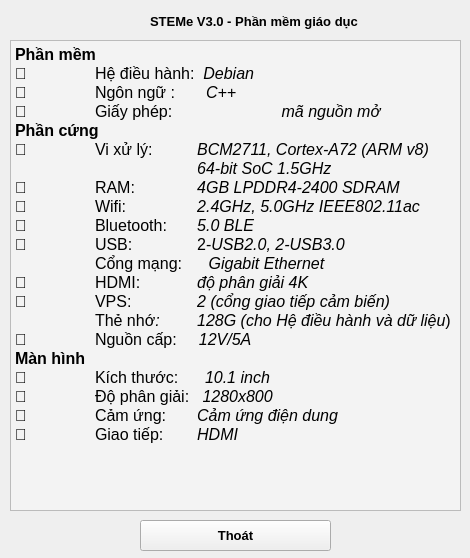
<?xml version="1.0" encoding="UTF-8"?>
<ui version="4.0">
 <class>AboutSteme</class>
 <widget class="QMainWindow" name="AboutSteme">
  <property name="geometry">
   <rect>
    <x>0</x>
    <y>0</y>
    <width>470</width>
    <height>558</height>
   </rect>
  </property>
  <property name="font">
   <font>
    <pointsize>10</pointsize>
    <bold>true</bold>
   </font>
  </property>
  <property name="windowTitle">
   <string>About</string>
  </property>
  <property name="windowIcon">
   <iconset resource="image.qrc">
    <normaloff>:/image/STEMe_Logo.png</normaloff>:/image/STEMe_Logo.png</iconset>
  </property>
  <widget class="QWidget" name="centralwidget">
   <widget class="QPushButton" name="pushButton_Loggout_2">
    <property name="geometry">
     <rect>
      <x>2</x>
      <y>10</y>
      <width>141</width>
      <height>20</height>
     </rect>
    </property>
    <property name="font">
     <font>
      <bold>true</bold>
     </font>
    </property>
    <property name="autoFillBackground">
     <bool>false</bool>
    </property>
    <property name="styleSheet">
     <string notr="true">border: none;
color: rgb(255, 255, 255);</string>
    </property>
    <property name="text">
     <string/>
    </property>
    <property name="icon">
     <iconset resource="image.qrc">
      <normaloff>:/image/STEMe_Logo.png</normaloff>:/image/STEMe_Logo.png</iconset>
    </property>
    <property name="iconSize">
     <size>
      <width>150</width>
      <height>25</height>
     </size>
    </property>
    <property name="autoDefault">
     <bool>true</bool>
    </property>
    <property name="default">
     <bool>false</bool>
    </property>
   </widget>
   <widget class="QLabel" name="label">
    <property name="geometry">
     <rect>
      <x>150</x>
      <y>10</y>
      <width>301</width>
      <height>22</height>
     </rect>
    </property>
    <property name="font">
     <font>
      <pointsize>10</pointsize>
      <bold>true</bold>
     </font>
    </property>
    <property name="text">
     <string>STEMe V3.0 - Phần mềm giáo dục</string>
    </property>
   </widget>
   <widget class="QTextEdit" name="textEdit">
    <property name="geometry">
     <rect>
      <x>10</x>
      <y>40</y>
      <width>451</width>
      <height>471</height>
     </rect>
    </property>
    <property name="styleSheet">
     <string notr="true">background-color: rgb(243, 243, 243);</string>
    </property>
    <property name="readOnly">
     <bool>true</bool>
    </property>
    <property name="html">
     <string>&lt;!DOCTYPE HTML PUBLIC &quot;-//W3C//DTD HTML 4.0//EN&quot; &quot;http://www.w3.org/TR/REC-html40/strict.dtd&quot;&gt;
&lt;html&gt;&lt;head&gt;&lt;meta name=&quot;qrichtext&quot; content=&quot;1&quot; /&gt;&lt;meta charset=&quot;utf-8&quot; /&gt;&lt;style type=&quot;text/css&quot;&gt;
p, li { white-space: pre-wrap; }
&lt;/style&gt;&lt;/head&gt;&lt;body style=&quot; font-family:'Segoe UI'; font-size:9pt; font-weight:400; font-style:normal;&quot;&gt;
&lt;p style=&quot; margin-top:0px; margin-bottom:0px; margin-left:0px; margin-right:0px; -qt-block-indent:0; text-indent:0px;&quot;&gt;&lt;span style=&quot; font-family:'PibotoLt'; font-size:12pt; font-weight:600;&quot;&gt;Phần mềm&lt;/span&gt;&lt;/p&gt;
&lt;p style=&quot; margin-top:0px; margin-bottom:0px; margin-left:0px; margin-right:0px; -qt-block-indent:0; text-indent:0px;&quot;&gt;&lt;span style=&quot; font-family:'PibotoLt'; font-size:12pt;&quot;&gt;	Hệ điều hành:  &lt;/span&gt;&lt;span style=&quot; font-family:'PibotoLt'; font-size:12pt; font-style:italic;&quot;&gt;Debian&lt;/span&gt;&lt;/p&gt;
&lt;p style=&quot; margin-top:0px; margin-bottom:0px; margin-left:0px; margin-right:0px; -qt-block-indent:0; text-indent:0px;&quot;&gt;&lt;span style=&quot; font-family:'PibotoLt'; font-size:12pt;&quot;&gt;	Ngôn ngữ :       &lt;/span&gt;&lt;span style=&quot; font-family:'PibotoLt'; font-size:12pt; font-style:italic;&quot;&gt;C++&lt;/span&gt;&lt;/p&gt;
&lt;p style=&quot; margin-top:0px; margin-bottom:0px; margin-left:0px; margin-right:0px; -qt-block-indent:0; text-indent:0px;&quot;&gt;&lt;span style=&quot; font-family:'PibotoLt'; font-size:12pt;&quot;&gt;	Giấy phép: 	      &lt;/span&gt;&lt;span style=&quot; font-family:'PibotoLt'; font-size:12pt; font-style:italic;&quot;&gt;mã nguồn mở&lt;/span&gt;&lt;/p&gt;
&lt;p style=&quot; margin-top:0px; margin-bottom:0px; margin-left:0px; margin-right:0px; -qt-block-indent:0; text-indent:0px;&quot;&gt;&lt;span style=&quot; font-family:'PibotoLt'; font-size:12pt; font-weight:600;&quot;&gt;Phần cứng&lt;/span&gt;&lt;/p&gt;
&lt;p style=&quot; margin-top:0px; margin-bottom:0px; margin-left:0px; margin-right:0px; -qt-block-indent:0; text-indent:0px;&quot;&gt;&lt;span style=&quot; font-family:'PibotoLt'; font-size:12pt;&quot;&gt;	Vi xử lý: 	     &lt;/span&gt;&lt;span style=&quot; font-family:'PibotoLt'; font-size:12pt; font-style:italic;&quot;&gt;BCM2711, Cortex-A72 (ARM v8) &lt;/span&gt;&lt;/p&gt;
&lt;p style=&quot; margin-top:0px; margin-bottom:0px; margin-left:0px; margin-right:0px; -qt-block-indent:0; text-indent:0px;&quot;&gt;&lt;span style=&quot; font-family:'PibotoLt'; font-size:12pt; font-style:italic;&quot;&gt;		     64-bit SoC 1.5GHz&lt;/span&gt;&lt;/p&gt;
&lt;p style=&quot; margin-top:0px; margin-bottom:0px; margin-left:0px; margin-right:0px; -qt-block-indent:0; text-indent:0px;&quot;&gt;&lt;span style=&quot; font-family:'PibotoLt'; font-size:12pt;&quot;&gt;	RAM: 	     &lt;/span&gt;&lt;span style=&quot; font-family:'PibotoLt'; font-size:12pt; font-style:italic;&quot;&gt;4GB LPDDR4-2400 SDRAM&lt;/span&gt;&lt;/p&gt;
&lt;p style=&quot; margin-top:0px; margin-bottom:0px; margin-left:0px; margin-right:0px; -qt-block-indent:0; text-indent:0px;&quot;&gt;&lt;span style=&quot; font-family:'PibotoLt'; font-size:12pt;&quot;&gt;	Wifi: 	     &lt;/span&gt;&lt;span style=&quot; font-family:'PibotoLt'; font-size:12pt; font-style:italic;&quot;&gt;2.4GHz, 5.0GHz IEEE802.11ac&lt;/span&gt;&lt;/p&gt;
&lt;p style=&quot; margin-top:0px; margin-bottom:0px; margin-left:0px; margin-right:0px; -qt-block-indent:0; text-indent:0px;&quot;&gt;&lt;span style=&quot; font-family:'PibotoLt'; font-size:12pt;&quot;&gt;	Bluetooth:&lt;/span&gt;&lt;span style=&quot; font-family:'PibotoLt'; font-size:12pt; font-weight:600;&quot;&gt; 	&lt;/span&gt;&lt;span style=&quot; font-family:'PibotoLt'; font-size:12pt;&quot;&gt;     &lt;/span&gt;&lt;span style=&quot; font-family:'PibotoLt'; font-size:12pt; font-style:italic;&quot;&gt;5.0 BLE&lt;/span&gt;&lt;/p&gt;
&lt;p style=&quot; margin-top:0px; margin-bottom:0px; margin-left:0px; margin-right:0px; -qt-block-indent:0; text-indent:0px;&quot;&gt;&lt;span style=&quot; font-family:'PibotoLt'; font-size:12pt;&quot;&gt;	USB: 	     2-&lt;/span&gt;&lt;span style=&quot; font-family:'PibotoLt'; font-size:12pt; font-style:italic;&quot;&gt;USB2.0, 2-USB3.0&lt;/span&gt;&lt;/p&gt;
&lt;p style=&quot; margin-top:0px; margin-bottom:0px; margin-left:0px; margin-right:0px; -qt-block-indent:0; text-indent:0px;&quot;&gt;&lt;span style=&quot; font-family:'PibotoLt'; font-size:12pt; font-style:italic;&quot;&gt;	&lt;/span&gt;&lt;span style=&quot; font-family:'PibotoLt'; font-size:12pt;&quot;&gt;Cổng mạng:      &lt;/span&gt;&lt;span style=&quot; font-family:'PibotoLt'; font-size:12pt; font-style:italic;&quot;&gt;Gigabit Ethernet&lt;/span&gt;&lt;/p&gt;
&lt;p style=&quot; margin-top:0px; margin-bottom:0px; margin-left:0px; margin-right:0px; -qt-block-indent:0; text-indent:0px;&quot;&gt;&lt;span style=&quot; font-family:'PibotoLt'; font-size:12pt;&quot;&gt;	HDMI: 	     &lt;/span&gt;&lt;span style=&quot; font-family:'PibotoLt'; font-size:12pt; font-style:italic;&quot;&gt;độ phân giải 4K&lt;/span&gt;&lt;/p&gt;
&lt;p style=&quot; margin-top:0px; margin-bottom:0px; margin-left:0px; margin-right:0px; -qt-block-indent:0; text-indent:0px;&quot;&gt;&lt;span style=&quot; font-family:'PibotoLt'; font-size:12pt;&quot;&gt;	VPS: 	     &lt;/span&gt;&lt;span style=&quot; font-family:'PibotoLt'; font-size:12pt; font-style:italic;&quot;&gt;2 (cổng giao tiếp cảm biến)&lt;/span&gt;&lt;/p&gt;
&lt;p style=&quot; margin-top:0px; margin-bottom:0px; margin-left:0px; margin-right:0px; -qt-block-indent:0; text-indent:0px;&quot;&gt;&lt;span style=&quot; font-family:'PibotoLt'; font-size:12pt; font-style:italic;&quot;&gt;	&lt;/span&gt;&lt;span style=&quot; font-family:'PibotoLt'; font-size:12pt;&quot;&gt;Thẻ nhớ&lt;/span&gt;&lt;span style=&quot; font-family:'PibotoLt'; font-size:12pt; font-style:italic;&quot;&gt;: 	&lt;/span&gt;&lt;span style=&quot; font-family:'PibotoLt'; font-size:12pt;&quot;&gt;     &lt;/span&gt;&lt;span style=&quot; font-family:'PibotoLt'; font-size:12pt; font-style:italic;&quot;&gt;128G (cho Hệ điều hành và dữ liệu&lt;/span&gt;&lt;span style=&quot; font-family:'PibotoLt'; font-size:12pt;&quot;&gt;)&lt;/span&gt;&lt;/p&gt;
&lt;p style=&quot; margin-top:0px; margin-bottom:0px; margin-left:0px; margin-right:0px; -qt-block-indent:0; text-indent:0px;&quot;&gt;&lt;span style=&quot; font-family:'PibotoLt'; font-size:12pt;&quot;&gt;	Nguồn cấp:     &lt;/span&gt;&lt;span style=&quot; font-family:'PibotoLt'; font-size:12pt; font-style:italic;&quot;&gt;12V/5A&lt;/span&gt;&lt;/p&gt;
&lt;p style=&quot; margin-top:0px; margin-bottom:0px; margin-left:0px; margin-right:0px; -qt-block-indent:0; text-indent:0px;&quot;&gt;&lt;span style=&quot; font-family:'PibotoLt'; font-size:12pt; font-weight:600;&quot;&gt;Màn hình&lt;/span&gt;&lt;/p&gt;
&lt;p style=&quot; margin-top:0px; margin-bottom:0px; margin-left:0px; margin-right:0px; -qt-block-indent:0; text-indent:0px;&quot;&gt;&lt;span style=&quot; font-family:'PibotoLt'; font-size:12pt;&quot;&gt;	Kích thước:      &lt;/span&gt;&lt;span style=&quot; font-family:'PibotoLt'; font-size:12pt; font-style:italic;&quot;&gt;10.1 inch&lt;/span&gt;&lt;/p&gt;
&lt;p style=&quot; margin-top:0px; margin-bottom:0px; margin-left:0px; margin-right:0px; -qt-block-indent:0; text-indent:0px;&quot;&gt;&lt;span style=&quot; font-family:'PibotoLt'; font-size:12pt;&quot;&gt;	Độ phân giải:   &lt;/span&gt;&lt;span style=&quot; font-family:'PibotoLt'; font-size:12pt; font-style:italic;&quot;&gt;1280x800&lt;/span&gt;&lt;/p&gt;
&lt;p style=&quot; margin-top:0px; margin-bottom:0px; margin-left:0px; margin-right:0px; -qt-block-indent:0; text-indent:0px;&quot;&gt;&lt;span style=&quot; font-family:'PibotoLt'; font-size:12pt;&quot;&gt;	Cảm ứng: 	     &lt;/span&gt;&lt;span style=&quot; font-family:'PibotoLt'; font-size:12pt; font-style:italic;&quot;&gt;Cảm ứng điện dung&lt;/span&gt;&lt;/p&gt;
&lt;p style=&quot; margin-top:0px; margin-bottom:0px; margin-left:0px; margin-right:0px; -qt-block-indent:0; text-indent:0px;&quot;&gt;&lt;span style=&quot; font-family:'PibotoLt'; font-size:12pt;&quot;&gt;	Giao tiếp: 	     &lt;/span&gt;&lt;span style=&quot; font-family:'PibotoLt'; font-size:12pt; font-style:italic;&quot;&gt;HDMI&lt;/span&gt;&lt;/p&gt;
&lt;p style=&quot;-qt-paragraph-type:empty; margin-top:0px; margin-bottom:0px; margin-left:0px; margin-right:0px; -qt-block-indent:0; text-indent:0px; font-family:'PibotoLt'; font-size:12pt;&quot;&gt;&lt;br /&gt;&lt;/p&gt;&lt;/body&gt;&lt;/html&gt;</string>
    </property>
   </widget>
   <widget class="QPushButton" name="pushButton_Cancel">
    <property name="geometry">
     <rect>
      <x>140</x>
      <y>520</y>
      <width>191</width>
      <height>31</height>
     </rect>
    </property>
    <property name="text">
     <string>Thoát</string>
    </property>
    <property name="shortcut">
     <string>Enter</string>
    </property>
   </widget>
  </widget>
 </widget>
 <tabstops>
  <tabstop>pushButton_Cancel</tabstop>
  <tabstop>textEdit</tabstop>
  <tabstop>pushButton_Loggout_2</tabstop>
 </tabstops>
 <resources>
  <include location="image.qrc"/>
 </resources>
 <connections/>
</ui>
